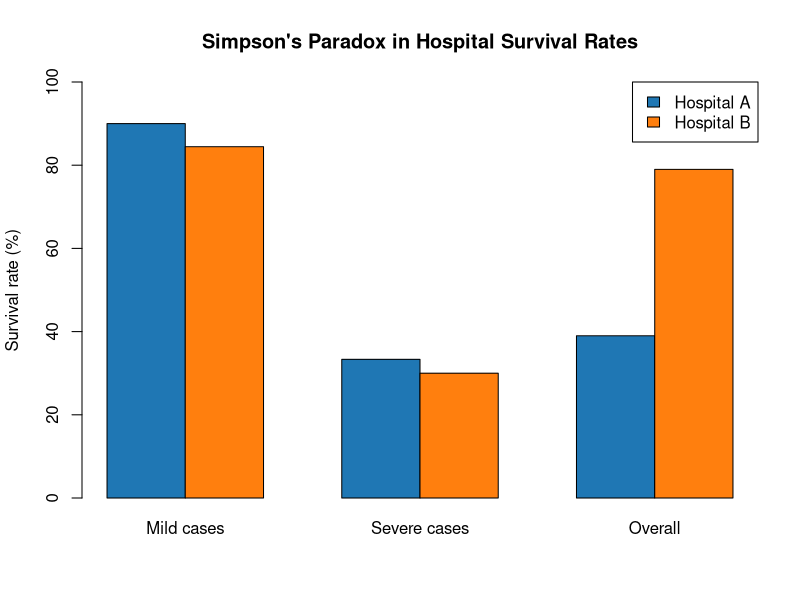

Generate this figure with R:
## ---- chunk 1
#| echo: false
#| fig-width: 8
#| fig-height: 5
#| fig-cap: "Survival rates by patient group and hospital. Source: hypothetical data constructed for this example."

# Calculate percentages directly from the counts in the table.
rates <- 100 * rbind(
  "Hospital A" = c(90 / 100, 300 / 900, 390 / 1000),
  "Hospital B" = c(760 / 900, 30 / 100, 790 / 1000)
)

colnames(rates) <- c(
  "Mild cases",
  "Severe cases",
  "Overall"
)

barplot(
  rates,
  beside = TRUE,
  col = c("#1f77b4", "#ff7f0e"),
  ylim = c(0, 100),
  ylab = "Survival rate (%)",
  main = "Simpson's Paradox in Hospital Survival Rates",
  legend.text = TRUE,
  args.legend = list(x = "topright")
)
